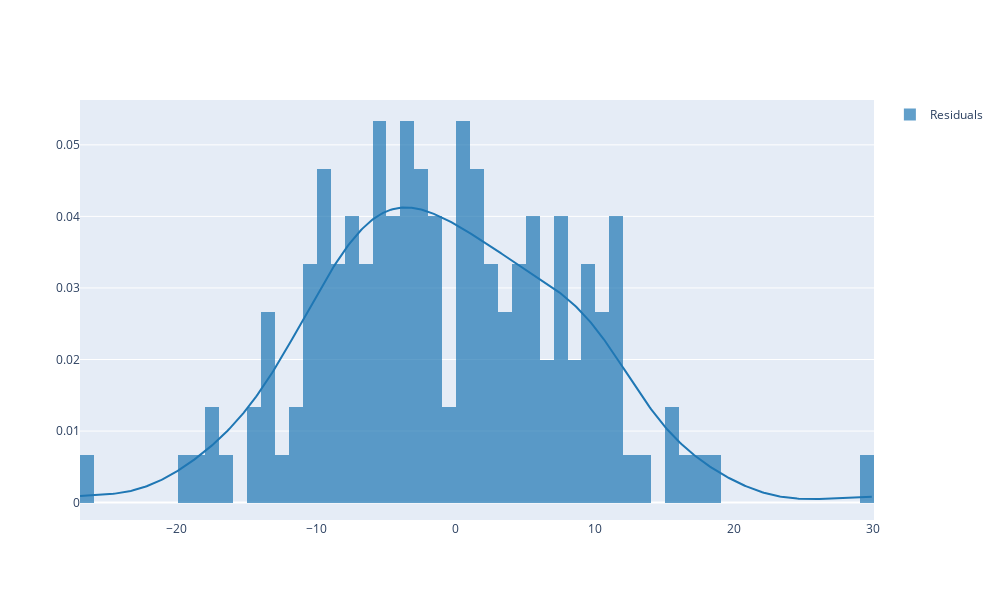

Notebook code cell kept with this figure:
### Markdown cell above
We should have gotten a very good model with a good fit. Before seeing some error metrics to really evaluate the model, let's quickly explore the residuals to make sure everything was okay with our data. 

We'll permorm this task by plotting a histogram of the residuals and make sure it looks normally distributed.

### Code cell
import plotly.figure_factory as ff

fig = ff.create_distplot([y_test-predictions], group_labels=['Residuals'], show_rug=False)
fig.update_layout(width=1000, height=600)
fig.show()

### Figure 1 — Plotly figure (JSON) as saved in the notebook; plotly's stock layout.template omitted (floating-point values rounded to 4 significant figures; data arrays with more than 128 entries replaced by an {"elided": "..."} marker saying what was removed)
{"data": [{"autobinx": false, "histnorm": "probability density", "legendgroup": "Residuals", "marker": {"color": "rgb(31, 119, 180)"}, "name": "Residuals", "opacity": 0.7, "type": "histogram", "x": {"elided": "150 float values"}, "xaxis": "x", "xbins": {"end": 30.0, "size": 1, "start": -26.96}, "yaxis": "y"}, {"legendgroup": "Residuals", "marker": {"color": "rgb(31, 119, 180)"}, "mode": "lines", "name": "Residuals", "showlegend": false, "type": "scatter", "x": {"elided": "500 float values"}, "xaxis": "x", "y": {"elided": "500 float values"}, "yaxis": "y"}], "layout": {"barmode": "overlay", "height": 600, "hovermode": "closest", "legend": {"traceorder": "reversed"}, "width": 1000, "xaxis": {"anchor": "y2", "domain": [0, 1], "zeroline": false}, "yaxis": {"anchor": "free", "domain": [0, 1], "position": 0}}}
